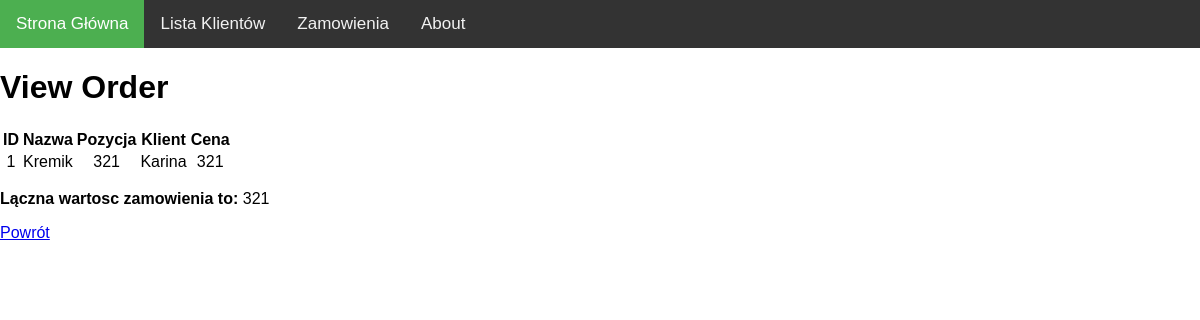
/1/, run on the app's committed database.
### zamowienia/models.py (models this page shows, shortened)
class Order(models.Model):
    Order_Id = models.ForeignKey(OrderId, on_delete=models.CASCADE)
    Item_Name = models.CharField(max_length=200)
    Catalog_Id = models.IntegerField(default=0)
    Client_Name = models.ForeignKey(Client, on_delete=models.CASCADE)
    Item_Cost = models.IntegerField(default=0)

class Client(models.Model):
    Name = models.CharField(max_length=200)
    def __str__(self):
        return self.Name

### zamowienia/views.py (the view)
# urls.py: path('<int:Order_Id>/', views.detail, name='detail'),
def detail(request, Order_Id):
    items = Order.objects.filter(Order_Id__OrderId=Order_Id)
    suma = Order.objects.values('Order_Id').filter(Order_Id__OrderId=Order_Id).annotate(Sum('Item_Cost'))
    return render(request, 'zamowienia/detail.html', {'items': items, 'suma': suma[0]})

### zamowienia/templates/zamowienia/detail.html
{% extends 'zamowienia/base.html' %}
{% block content %}
<h1>View Order</h1>
<table>
    <thead>
    <th>ID</th>
    <th>Nazwa</th>
    <th>Pozycja</th>
    <th>Klient</th>
    <th>Cena</th>
    </thead>
    <tbody>
{% for item in items %}
    <tr>
    <td>{{ item.id }}</td>
    <td>{{ item.Item_Name }}</td>
    <td>{{ item.Catalog_Id }}</td>
    <td>{{ item.Client_Name }}</td>
    <td>{{ item.Item_Cost }}</td>
    </tr>
{% endfor %}
    </tbody>
</table>
<p><strong>Lączna wartosc zamowienia to: </strong>{{ suma.Item_Cost__sum }}</p>
<a href="#" onclick="history.go(-1)">Powrót</a>
{% endblock %}

### zamowienia/static/zamowienia/style.css (style rules this page uses)
body { margin: 0; font-family: Arial, Helvetica, sans-serif; }
th, td, tr { text-align: center; }

### data on the page
Order: id "1", Item_Name "Kremik", Catalog_Id "321", Client_Name "Karina", Item_Cost "321"

### other printed values
{{ suma.Item_Cost__sum }} "321"
